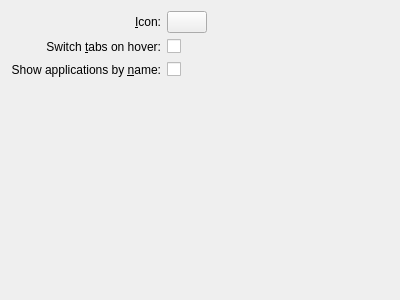
<?xml version="1.0" encoding="UTF-8"?>
<ui version="4.0">
 <class>kickoffConfig</class>
 <widget class="QWidget" name="kickoffConfig">
  <property name="geometry">
   <rect>
    <x>0</x>
    <y>0</y>
    <width>400</width>
    <height>300</height>
   </rect>
  </property>
  <property name="windowTitle">
   <string>Form</string>
  </property>
  <layout class="QGridLayout" name="gridLayout">
   <item row="0" column="2">
    <widget class="KIconButton" name="iconButton"/>
   </item>
   <item row="1" column="2">
    <widget class="QCheckBox" name="switchOnHoverCheckBox">
     <property name="text">
      <string/>
     </property>
    </widget>
   </item>
   <item row="2" column="0" colspan="2">
    <widget class="QLabel" name="label_3">
     <property name="text">
      <string>Show applications by &amp;name:</string>
     </property>
     <property name="alignment">
      <set>Qt::AlignRight|Qt::AlignTrailing|Qt::AlignVCenter</set>
     </property>
     <property name="buddy">
      <cstring>appsByNameCheckBox</cstring>
     </property>
    </widget>
   </item>
   <item row="2" column="2">
    <widget class="QCheckBox" name="appsByNameCheckBox">
     <property name="text">
      <string/>
     </property>
    </widget>
   </item>
   <item row="2" column="3">
    <spacer name="horizontalSpacer">
     <property name="orientation">
      <enum>Qt::Horizontal</enum>
     </property>
     <property name="sizeHint" stdset="0">
      <size>
       <width>131</width>
       <height>20</height>
      </size>
     </property>
    </spacer>
   </item>
   <item row="3" column="1">
    <spacer name="verticalSpacer">
     <property name="orientation">
      <enum>Qt::Vertical</enum>
     </property>
     <property name="sizeHint" stdset="0">
      <size>
       <width>20</width>
       <height>204</height>
      </size>
     </property>
    </spacer>
   </item>
   <item row="0" column="1">
    <widget class="QLabel" name="iconLabel">
     <property name="text">
      <string>&amp;Icon:</string>
     </property>
     <property name="alignment">
      <set>Qt::AlignRight|Qt::AlignTrailing|Qt::AlignVCenter</set>
     </property>
     <property name="buddy">
      <cstring>iconButton</cstring>
     </property>
    </widget>
   </item>
   <item row="1" column="1">
    <widget class="QLabel" name="label_2">
     <property name="text">
      <string>Switch &amp;tabs on hover:</string>
     </property>
     <property name="alignment">
      <set>Qt::AlignRight|Qt::AlignTrailing|Qt::AlignVCenter</set>
     </property>
     <property name="buddy">
      <cstring>switchOnHoverCheckBox</cstring>
     </property>
    </widget>
   </item>
  </layout>
 </widget>
 <customwidgets>
  <customwidget>
   <class>KIconButton</class>
   <extends>QPushButton</extends>
   <header>kicondialog.h</header>
  </customwidget>
 </customwidgets>
 <resources/>
 <connections/>
</ui>
